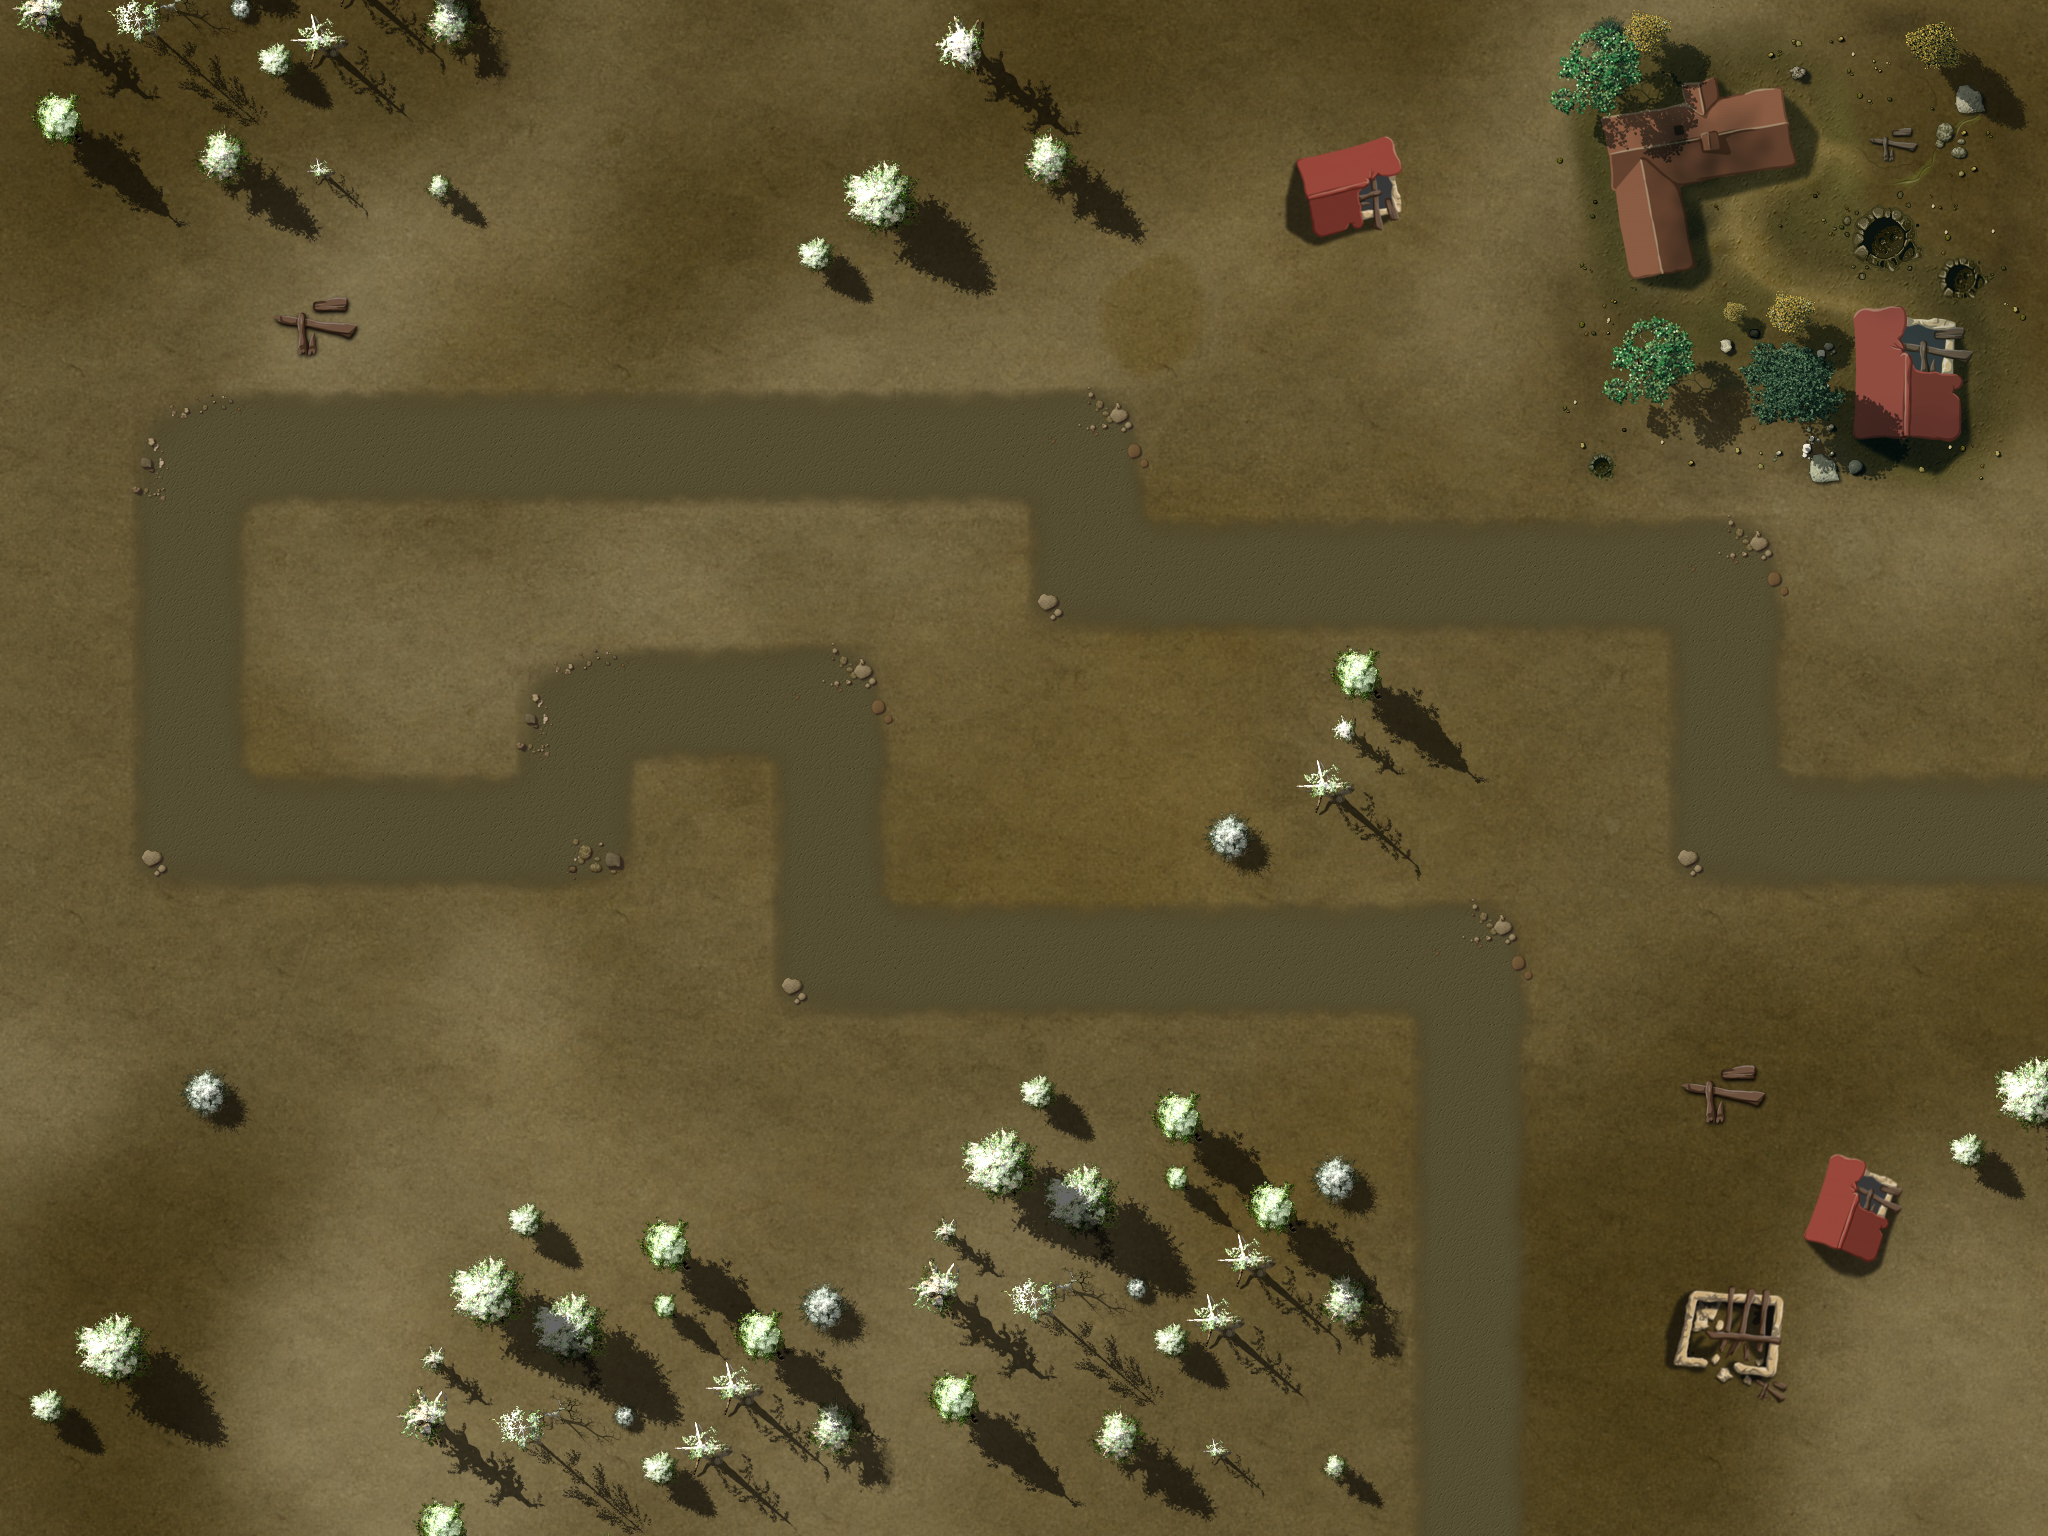

A 2D game scene composited from a Tiled map and its tileset images. What follows is a short description and the map's XML, with each tile layer's data collapsed to a summary:
An orthogonal 16x12 tile map with 128x128 px tiles, 4 tile layers (Ground, Objects1, Objects2, Path), 1 hidden layer not drawn, 3 tilesets and 23 objects.

<map version="1.0" orientation="orthogonal" width="16" height="12" tilewidth="128" tileheight="128">
 <properties>
<property name="wave01" value="10,10,10,1,10,1,1,4,10,10,4,10,10,10,1,1,1,4,1,4,1,2,10,10,10,10,1,1,1,1" />
<property name="wave02" value="4,4,2,2,1,1,1,1,4,1,1,2,2,1,1,4,4,1,1,11,1,3,1,1,1,3," />
<property name="wave03" value="1,1,1,1,2,1,1,1,2,4,1,4,1,1,1,1,2,1,3,1,1,2,4,4" />
<property name="wave04" value="2,2,10,10,10,10,10,10,10,10,10,10,2,10,10,2,2,3,10,10,10,2,2,10,10" />
<property name="wave05" value="4,4,2,10,10,10,1,1,1,1,1,10,10,10,4,4,2,10,10,10,2,1,1,1" />
<property name="wave06" value="1,1,1,2,4,4,1,1,1,4,1,2,1,2,1,1,4,4,1,1,2,1,1,2,2,1,1,1,4,1,1,1" />
<property name="wave07" value="1,1,1,1,1,1,1,3,1,1,1,1,1,3,1,1,2,4,1,4,4,1,1,3,1,1,2,2,1,1,1,1,1,1" />
<property name="wave08" value="10,10,10,10,10,2,10,10,2,10,6,1,1,1,2,10,10,10,3,10,10,10,2,10,10,10,10,10,10,10" />
<property name="wave09" value="1,2,1,1,1,2,10,10,10,2,10,10,3,3,1,1,2,2,1,1,10,10,10,10,10,2,2,1,1" />
<property name="wave10" value="4,10,10,10,10,1,1,1,1,1,4,1,1,4,1,100,10,10,10,10,10,10,10,10" />
<property name="wave11" value="6,1,2,2,4,1,10,10,10,10,1,10,1,10,1,10,4,10,10,1,1,1,1,10,10,10,10,1,1,1,10" />
<property name="wave12" value="10,10,10,10,1,8,1,5,5,1,1,5,3,1,1,1,1,2,4,4,4,4,1,6,1,1" />
<property name="wave13" value="1,1,1,1,3,1,1,6,5,5,1,1,1,5,5,5,4,4,4,2,2,1,1,6,1,2,3,1,1,1" />
<property name="wave14" value="5,5,5,1,1,1,6,10,10,10,10,5,10,10,6,3,5,5,5,10,10,10,10,1,1,5,5,5,10,10,10,8,5,2,1,3,2,6" />
<property name="wave15" value="3,10,10,10,1,1,1,1,1,1,3,3,5,5,10,10,7,7,7,8,1,1,2,1,1,4,7,10,10,1,1,1,1,1,5,5,10,10,10,3" />
<property name="wave16" value="10,6,10,10,10,10,10,10,10,10,10,10,10,10,10,10,10,10,8,10,10,10,10,10,10,8,10,10,10,10,10,10,10,10,10,10,10,5,1,5,1,10,10,10,10,10,10" />
<property name="wave17" value="10,10,10,5,10,10,10,5,10,10,6,6,2,2,10,10,10,5,10,10,10,10,10,10,5,10,10,5,10,10,10,10,5,10,10,10,10,2,10,10,2,10,10,2" />
<property name="wave18" value="7,7,7,7,7,4,4,5,4,5,1,3,2,2,5,2,2,5,1,5,3,6,1,6,5,5,5,4,4,4,3,5,1,3" />
<property name="wave19" value="10,10,8,10,3,10,10,10,10,10,3,10,10,10,9,9,5,1,9,9,8,5,1,8,10,10,10,10,10,10,10,10,2,7,7,7,7,10,10,10,10,5,5,5,5,4,5,4" />
<property name="wave20" value="5,5,5,5,1,5,10,10,8,5,1,6,5,5,1,5,10,10,3,3,10,10,10,10,5,10,10,10,3,5,5,5,10,10,10,10,5,1,5,5,5,10,10,10,10,5,2,101" />
<property name="wave21" value="4,4,2,10,10,10,5,1,5,11,11,11,10,9,9,5,1,6,5,5,5,5,5,1,10,10,10,4,4,2,10,10,10,2,5,1,1" />
<property name="wave22" value="1,5,1,5,10,10,10,2,4,2,4,5,1,5,10,10,6,6,5,1,5,3,3,5,10,10,5,1,5,2,2,4,4,2,10,10,10,10,10,10,6" />
<property name="wave23" value="3,10,10,8,10,10,10,10,4,4,2,4,4,10,8,8,10,10,10,4,4,2,10,10,10,10,10,10,10,10,10,10,10,2,4,4,5,5,5,5,5" />
<property name="wave24" value="10,6,10,10,10,10,10,3,6,10,10,9,10,10,10,10,8,4,4,4,5,1,5,10,10,10,10,10,10,6,10" />
<property name="wave25" value="10,10,10,3,3,10,10,10,10,10,6,10,10,6,5,1,6,5,1,2,2,2,6,10,10,10,10,10,10,10,10,10,10,10,6,10,10,10,10,10,6,10,10,10,10,10,10,10,10,5,1,5,1,10,10,10,10,10,10" />
<property name="wave26" value="10,10,8,10,5,10,5,10,5,10,10,10,5,1,5,1,10,9,6,10,9,5,1,5,2,2,5,1,4,4,4,5,9,9,10,10,10,5,1,5,10" />
<property name="wave27" value="2,2,5,1,5,1,4,4,4,5,5,5,9,9,9,9,9,2,2,3,3,5,1,4,4,6,5,1,6,5,1,5,1,5" />
<property name="wave28" value="9,9,9,9,10,10,10,10,10,6,6,10,10,10,9,9,9,10,3,3,10,10,10,10,5,5,5,3,3,5,1,3,6,5,1,6,5,1,5,8,5,2" />
<property name="wave29" value="7,7,6,4,4,4,3,5,1,5,2,5,5,5,6,5,1,2,2,7,7,5,1,6,5,1,6,5,1,4,5,1,4,4,5,4,5,4,3,3" />
<property name="wave30" value="3,3,10,10,10,10,6,6,6,10,10,10,10,2,3,10,10,10,3,3,10,10,10,8,10,10,10,8,5,2,8,4,5,8,10,10,10,10,10,10,10,5,8,5,1,5,2,2,5,10,10,10,10,2,10,102,3,5,5,5,2,5,1" />
</properties>
 <tileset firstgid="1" name="ground" tilewidth="128" tileheight="128">
  <image source="tilesWorld1.png" width="2048" height="2048" />
 </tileset>
 <tileset firstgid="257" name="path" tilewidth="128" tileheight="128">
  <image source="path01.png" width="512" height="512" />
 </tileset>
 <tileset firstgid="273" name="ground" tilewidth="2048" tileheight="1536">
  <image source="ground1.jpg" width="2048" height="1536" />
 </tileset>
 <layer name="Ground" width="16" height="12">
  <data>[192 cells, 1 non-empty, 1 distinct tile ids]</data>
 </layer>
 <layer name="Objects1" width="16" height="12">
  <data>[192 cells, 76 non-empty, 48 distinct tile ids]</data>
 </layer>
 <layer name="Objects2" width="16" height="12">
  <data>[192 cells, 0 non-empty, 0 distinct tile ids]</data>
 </layer>
 <objectgroup name="Objects3" width="16" height="12">
  <object gid="166" x="560" y="190" />
  <object gid="136" x="1508" y="216" />
  <object gid="243" x="288" y="1404" />
  <object gid="166" x="1150" y="1124" />
  <object gid="168" x="1064" y="1164" />
  <object gid="168" x="1612" y="1388" />
  <object gid="152" x="1800" y="1386" />
  <object gid="135" x="1796" y="1522" />
  <object gid="136" x="1774" y="1250" />
 </objectgroup>
 <layer name="Path" width="16" height="12">
  <data>[192 cells, 38 non-empty, 6 distinct tile ids]</data>
 </layer>
 <objectgroup name="Locked" width="16" height="12">
  <object x="2432" y="256" />
  <object x="1280" y="640" width="128" height="256" />
  <object x="1920" y="256" width="128" height="1024" />
  <object x="0" y="256" width="128" height="1024" />
  <object x="0" y="1280" width="2048" height="256" />
  <object x="0" y="0" width="2048" height="256" />
  <object x="1152" y="768" width="128" height="128" />
  <object x="1536" y="256" width="384" height="128" />
  <object x="1792" y="1024" width="128" height="256" />
  <object x="1792" y="384" width="128" height="128" />
  <object x="128" y="1024" width="128" height="128" />
  <object x="896" y="1152" width="512" height="128" />
  <object gid="168" x="1792" y="1152" />
 </objectgroup>
 <objectgroup name="Waypoints" width="16" height="12">
  <object x="0" y="512">
   <polyline points="1477,1122 1472,453 825,452 826,189 576,192 573,318 198,319 193,-67 1082,-67 1089,71 1728,72 1732,313 2185,314" />
  </object>
 </objectgroup>
 <layer name="blendAdd" width="16" height="12" visible="0">
  <data>[192 cells, 0 non-empty, 0 distinct tile ids]</data>
 </layer>
</map>